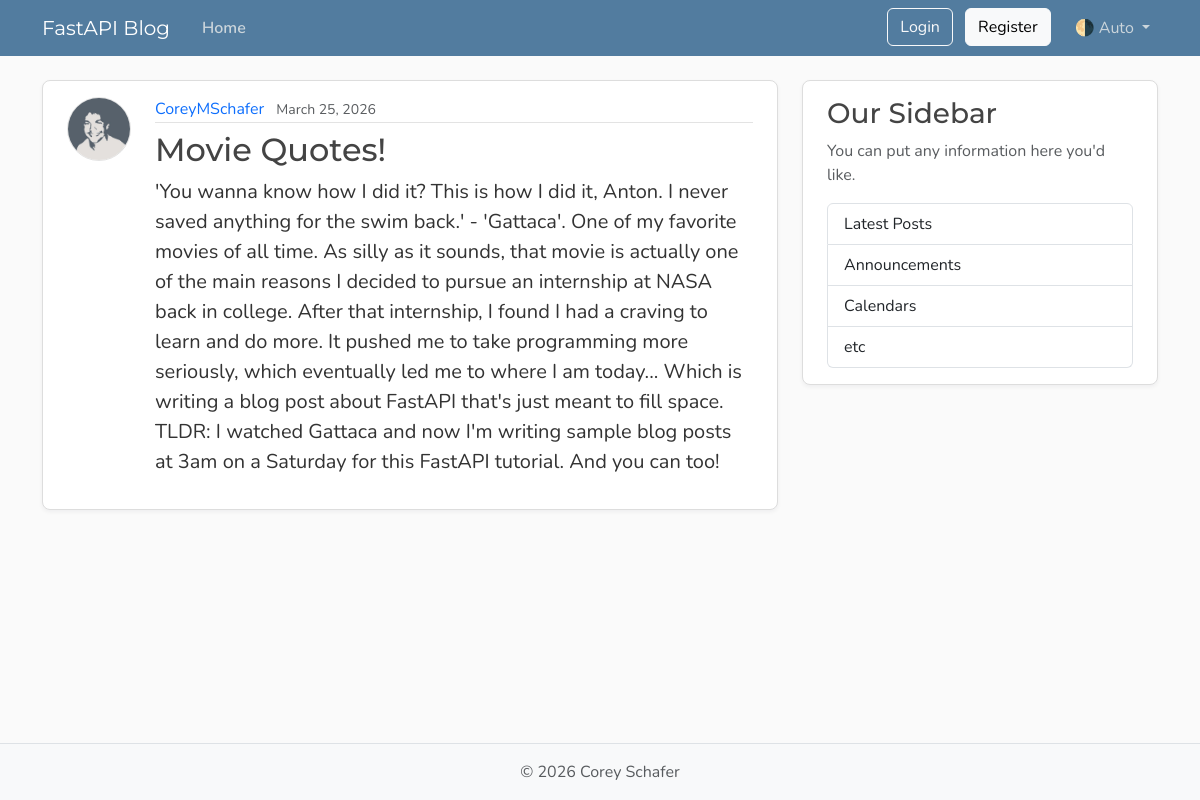
The page /posts/2 on the database its author committed.
### models.py (models this page shows, shortened)
class UserBase(SQLModel):
    username: Annotated[str, SQLModelField(min_length=1, max_length=50, unique=True, nullable=False)]
    image_file: Annotated[str | None, SQLModelField(max_length=200, nullable=True, default=None)] = None

class User(UserBase, table=True):
    __tablename__ = "users" # type: ignore
    id: Annotated[int | None, SQLModelField(default=None, primary_key=True, index=True)] = None
    email: Annotated[EmailStr, SQLModelField(max_length=120, unique=True, nullable=False)]
    password_hash: Annotated[str, SQLModelField(max_length=200, nullable=False)]
    posts: Mapped[list["Post"]] = Relationship(
        sa_relationship=relationship("Post", back_populates="author", cascade="all, delete-orphan"))

class PostBase(SQLModel):
    title: Annotated[str, SQLModelField(min_length=1, max_length=100, index=True)]
    content: Annotated[str, SQLModelField(min_length=1)]

class Post(PostBase, table=True):
    __tablename__ = "posts" # type: ignore
    id: Annotated[int | None, SQLModelField(default=None, primary_key=True)] = None
    date_posted: Annotated[datetime, SQLModelField(
        sa_column=Column(DateTime(timezone=True)),
        default_factory=lambda: datetime.now(tz=timezone.utc))]
    user_id: Annotated[int, SQLModelField(foreign_key="users.id", nullable=False, index=True)]
    author: Mapped[User | None] = Relationship(
        sa_relationship=relationship("User", back_populates="posts"))

### main.py (the view)
@app.get("/posts/{post_id}", include_in_schema=False)
async def post_page(request: Request, post_id: int, db: Annotated[AsyncSession, Depends(models.get_db)]):
    result = await db.execute(select(models.Post).options(selectinload(models.Post.author)).where(col(models.Post.id) == post_id))
    post = result.scalars().first()
    if post:
        title = post.title[:50]
        return templates.TemplateResponse(request,
            "post.html",
            {"post": post, "title": title}
        )
    raise HTTPException(status_code=status.HTTP_404_NOT_FOUND, detail="Post not found")

### templates/post.html (shortened to what this page needs)
{% extends "layout.html" %}
{% block content %}
  <article class="content-section py-3 px-4 mb-4">
    <div class="d-flex align-items-start gap-4">
      <img class="rounded-circle article-img flex-shrink-0"
           src="{{ post.author.image_path}}"
           alt="{{ post.author.username }}'s profile picture"
           width="64"
           height="64"
           loading="lazy">
      <div class="flex-grow-1">
        <div class="article-metadata mb-2">
          <a class="me-2" href="{{ url_for('user_posts', user_id=post.author.id) }}">{{ post.author.username }}</a>
          <small class="text-body-secondary">{{ post.date_posted.strftime("%B %d, %Y") }}</small>
        </div>
        <h2 class="article-title">{{ post.title }}</h2>
        <p class="article-content">{{ post.content }}</p>
      </div>
    </div>
  </article>
{% endblock content %}

### static/css/main.css (style rules this page uses)
:root { --font-heading: "Montserrat", system-ui, -apple-system, BlinkMacSystemFont, sans-serif; --font-body: "Nunito", system-ui, -apple-system, BlinkMacSystemFont, sans-serif; --color-bg-body: #fafafa; --color-bg-content: #ffffff; --color-text-primary: #333333; --color-text-heading: #444444; --color-steel: #527c9f; --color-nav-link: #cbd5db; --color-nav-link-hover: #ffffff; --color-link-hover: #428bca; --color-border: #dddddd; --color-border-light: #e3e3e3; --spacing-xl: 5rem; --article-img-size: 4rem; --account-img-size: 7.813rem; }
body { font-family: var(--font-body); background: var(--color-bg-body); color: var(--color-text-primary); }
h1, h2, h3, h4, h5, h6 { font-family: var(--font-heading); color: var(--color-text-heading); }
a { text-decoration: none; }
.content-section { background: var(--color-bg-content); border: 1px solid var(--color-border); border-radius: 0.5rem; box-shadow: 0 2px 4px rgba(15, 23, 42, 0.05); transition: box-shadow 0.15s ease, transform 0.15s ease, border-color 0.15s ease; }
.article-title { color: var(--color-text-heading); transition: color 0.2s ease-in-out; }
.article-content { white-space: pre-line; font-size: 1.25rem; }
.article-img { height: var(--article-img-size); width: var(--article-img-size); flex-shrink: 0; object-fit: cover; border: 1px solid var(--color-border-light); box-shadow: 0 0 0 2px var(--color-bg-content); }
.article-metadata { padding-bottom: 0.063rem; border-bottom: 1px solid var(--color-border-light); }
.article-metadata a { transition: color 0.2s ease-in-out; }

### rows shown on the page
User: author.image_path (picture), author.username "CoreyMSchafer"
Post: date_posted "March 25, 2026", title "Movie Quotes!", content "'You wanna know how I did it? This is how I did it, Anton. I never saved anything for the swim back.' - 'Gattaca'. One of my favorite movies of all time. As silly as it sounds, that movie is actually one of the main reasons I decided to pursue an internship at NASA back in college. After that internship, I found I had a craving to learn and do more. It pushed me to take programming more seriously, which eventually led me to where I am today... Which is writing a blog post about FastAPI that's just meant to fill space. TLDR: I watched Gattaca and now I'm writing sample blog posts at 3am on a Saturday for this FastAPI tutorial. And you can too!"
